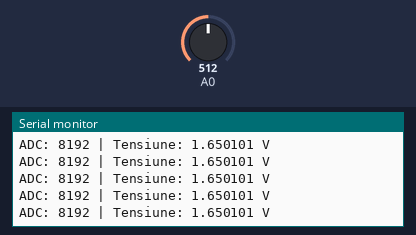
This sketch was run on a simulated Arduino Zero (SAMD21). Parts: the last lines printed to the serial monitor. The inputs (shaded band) are chosen by the test bench; at power-on: A0 = 512 (analog values on the 0–1023 scale).

Above: at 1.2 s.
1.3 s: A0 set to 716
At 1.31 s:
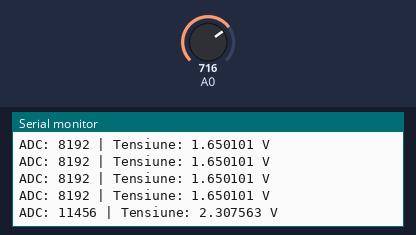
2.8 s: A0 set to 900
At 2.81 s:
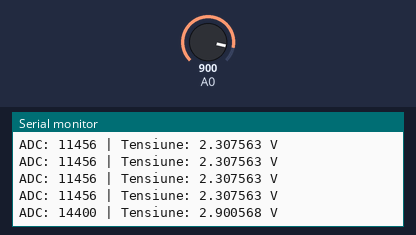
Timing chart, 0 to 5.8 s (numbered marks = the images above; inputs shaded):
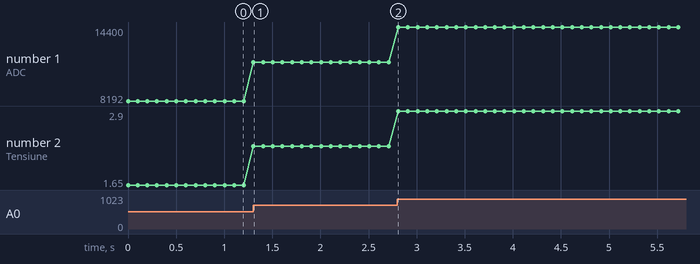

Measured:
- after the input at 1.3 s, the serial monitor: prints a new line at once (image 1)
- after the input at 2.8 s, the serial monitor: prints a new line at once (image 2)
- plotted number 1: 8192 → 11456 after the input at 1.3 s, 11456 → 14400 after the input at 2.8 s
- plotted number 2: 1.65 → 2.31 after the input at 1.3 s, 2.31 → 2.9 after the input at 2.8 s

The sketch:

ADCtest.ino
```cpp
void setup() {
  Serial.begin(9600);
  analogReadResolution(14);
  // put your setup code here, to run once:

}

void loop() {
  // put your main code here, to run repeatedly:
  int adc_value=analogRead(A0);
  float voltage_value;
  float Vref=3.3;
  voltage_value=adc_value*Vref/16383;
  Serial.print("ADC: ");
  Serial.print(adc_value);
  Serial.print(" | Tensiune: ");
  Serial.print(voltage_value, 6);
  Serial.println(" V");
  delay(100);
}
```
